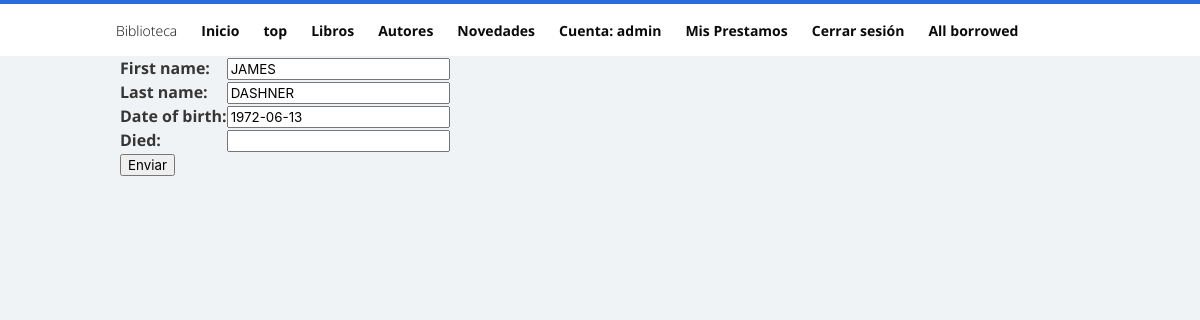
Screenshot of /catalog/author/1/update/ (signed in) with the database file from the repository.
### catalog/models.py (models this page shows, shortened)
class Author(models.Model):
    first_name = models.CharField(max_length=100)
    last_name = models.CharField(max_length=100)
    date_of_birth = models.DateField(null=True, blank=True)
    date_of_death = models.DateField('died', null=True, blank=True)
    class Meta:
        ordering = ["last_name","first_name"]

### catalog/views.py (the view)
# urls.py: path('author/<int:pk>/update/', views.AuthorUpdate.as_view(), name='author_update'),
class AuthorUpdate(PermissionRequiredMixin, UpdateView):
    model = Author
    fields = ['first_name','last_name','date_of_birth','date_of_death']
    permission_required = 'catalog.can_mark_returned'

### catalog/templates/catalog/author_form.html (shortened to what this page needs)
{% extends "base_generic.html" %}
{% block content %}
<form action="" method="post">
    <table>
    {{ form.as_table }}
    </table>
    <input type="submit" value="Enviar" />
</form>
{% endblock %}

### catalog/templates/base_generic.html (shortened to what this page needs)
<!DOCTYPE html>
<html>
<head>
  <link rel="stylesheet" href="https://maxcdn.bootstrapcdn.com/font-awesome/4.7.0/css/font-awesome.min.css">
  <link rel="stylesheet" href="/static/css/bulma.css" />
  <link rel="stylesheet" type="text/css" href="/static/css/style.css">
  {% load static %}
  <link rel="stylesheet" href="{% static 'css/styles.css' %}">
</head>
<body>
    <nav class="navbar is-white">
        <div class="container">
            <div class="navbar-brand">
                <a class="navbar-item brand-text" href="../">
          Biblioteca
        </a>
            </div>
            <div id="navMenu" class="navbar-menu">
                <div class="navbar-start">
                    <a class="navbar-item" href="{% url 'index' %}">
                      Inicio
                    </a>
                    <a class="navbar-item" href="">
                      top
                    </a>
                    <a class="navbar-item" href="{% url 'books' %}">
                      Libros
                    </a>
                    <a class="navbar-item" href="{% url 'authors' %}">
                      Autores
                    </a>
                    <a class="navbar-item" href="novedades.html">
                      Novedades
                    </a>
                    {% if user.is_authenticated %}
                    <a class="navbar-item">Cuenta: {{ user.get_username }}</a>
                    <a class="navbar-item" href="{% url 'my-borrowed' %}">Mis Prestamos</a>
                    <a class="navbar-item" href="{% url 'logout'%}?next={{request.path}}">Cerrar sesión</a>
                    {% else %}
                      <a class="navbar-item" href="{% url 'login'%}?next={{request.path}}">Login</a>
                    {% endif %}
                    {% if user.is_staff %}
                    {% if perms.catalog.can_mark_returned %}
                      <a class="navbar-item" href="{% url 'all-borrowed' %}">All borrowed</a>
                      {% endif %}
                    {% endif %}
                </div>
            </div>
        </div>
    </nav>
    <div class="container">
        <div class="columns">
          <div class="column is-12">
            {% block content %}{% endblock %}
          </div>
        </div>
    </div>
</body>
</html>

### catalog/static/css/style.css (style rules this page uses)
html, body { font-family: 'Open Sans', serif; font-size: 16px; line-height: 1.5; height: 100%; background: #f0f3f5; }
nav.navbar { border-top: 4px solid #276cda; margin-bottom: 0rem; }
.navbar-item.brand-text { font-weight: 300; }
.navbar-item, .navbar-link { font-size: 14px; font-weight: 700; }
.columns { width: 100%; height: 100%; }

### rows the page displays
Author: first_name "JAMES", last_name "DASHNER", date_of_birth "1972-06-13"

### other values shown
{{ user.get_username }} "admin"
